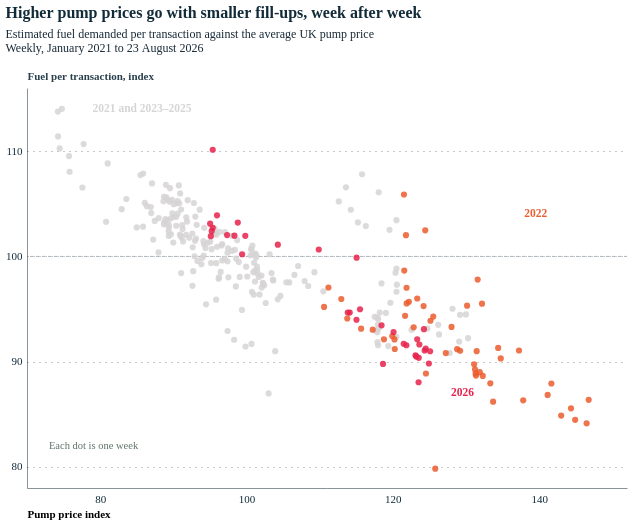

Here is the notebook cell this chart was saved with:
### Code cell
chart_2 = f2()
display(chart_2)
png_path = output_dir / "fuel_2_scatter.png"
svg_path = output_dir / "fuel_2_scatter.svg"
chart_2.save(str(png_path), scale_factor=3)
chart_2.save(str(svg_path))
print(f"Saved: {png_path}")
print(f"Saved: {svg_path}")

### Figure 1 — Vega-Lite specification as saved in the notebook (floating-point values rounded to 4 significant figures; data arrays with more than 128 entries replaced by an {"elided": "..."} marker saying what was removed)
{"config": {"font": "Circular Std", "mark": {"line": {"interpolate": "linear"}}, "view": {"stroke": "transparent", "width": 400, "height": 300}, "range": {"category": ["#179fdb", "#e6224b", "#f4c245", "#122b39", "#eb5c2e", "#36b7b4"], "diverging": ["#E6224B", "#E54753", "#C9C9C9", "#179FDB", "#122B39"], "heatmap": ["#C9C9C9", "#179FDB", "#0063AF", "#122B39"], "ordinal": ["#00A767", "#36B7B4", "#179FDB", "#0063AF", "#243B5A"]}, "axisX": {"labelColor": "#122b39", "tickColor": "#122b39", "domainColor": "#122b39", "domainOpacity": 0.5, "gridOpacity": 0, "labelFont": "Circular Std", "labelAngle": 0, "labelAlign": "center", "labelFontSize": 11, "labelPadding": 5, "tickCount": 10, "tickSize": 0, "title": ""}, "axisY": {"labelColor": "#122b39", "labelFont": "Circular Std", "tickColor": "#122b39", "domainColor": "#122b39", "gridColor": "#122b39", "gridDash": [1, 5], "gridOpacity": 0.5, "labelPadding": 5, "labelFontSize": 11, "domainOpacity": 0.5, "tickSize": 0, "title": null, "titleAlign": "left", "titleAngle": 0, "titleBaseline": "bottom", "titleColor": "#122b39", "titleOpacity": 0.9, "titleX": 0, "titleY": -7}}, "layer": [{"data": {"name": "data-608bd64047c69453976e2ce19c432688"}, "mark": {"type": "rule", "color": "#122b39", "opacity": 0.35, "strokeDash": [3, 3]}, "encoding": {"y": {"axis": {"domain": true, "grid": true, "tickSize": 0, "values": [80, 90, 100, 110]}, "field": "qty", "scale": {"domain": [78, 116], "nice": false}, "title": "Fuel per transaction, index", "type": "quantitative"}}}, {"data": {"name": "data-b5b5d134251845d40bc65bc9a41edd58"}, "mark": {"type": "point", "filled": true, "opacity": 0.85, "size": 38}, "encoding": {"color": {"field": "group", "legend": null, "scale": {"domain": ["2021, 2023–2025", "2022", "2026"], "range": ["#d6d4d4", "#eb5c2e", "#e6224b"]}, "sort": ["2021, 2023–2025", "2022", "2026"], "type": "nominal"}, "x": {"axis": {"domain": true, "grid": false, "tickSize": 0, "titleAlign": "left", "titleAnchor": "start", "titleAngle": 0, "values": [80, 100, 120, 140]}, "field": "price", "scale": {"domain": [70, 152], "nice": false}, "title": "Pump price index", "type": "quantitative"}, "y": {"axis": {"domain": true, "grid": true, "tickSize": 0, "values": [80, 90, 100, 110]}, "field": "qty", "scale": {"domain": [78, 116], "nice": false}, "title": "Fuel per transaction, index", "type": "quantitative"}}}, {"data": {"name": "data-3852a00a3d7aa2f88b4c2f16924066dc"}, "mark": {"type": "text", "align": "left", "baseline": "middle", "dx": 7, "fontSize": 11.5, "fontWeight": 700}, "encoding": {"color": {"field": "t", "legend": null, "scale": {"domain": ["2022", "2021 and 2023–2025", "2026"], "range": ["#eb5c2e", "rgba(93, 115, 102, 1)", "#e6224b"]}, "type": "nominal"}, "text": {"field": "t", "type": "nominal"}, "x": {"axis": {"domain": true, "grid": false, "tickSize": 0, "titleAlign": "left", "titleAnchor": "start", "titleAngle": 0, "values": [80, 100, 120, 140]}, "field": "price", "scale": {"domain": [70, 152], "nice": false}, "title": "Pump price index", "type": "quantitative"}, "y": {"axis": {"domain": true, "grid": true, "tickSize": 0, "values": [80, 90, 100, 110]}, "field": "qty", "scale": {"domain": [78, 116], "nice": false}, "title": "Fuel per transaction, index", "type": "quantitative"}}}, {"data": {"name": "data-ec751867d370c807d6a72785d23920bb"}, "mark": {"type": "text", "align": "left", "baseline": "middle", "color": "rgba(93, 115, 102, 1)", "fontSize": 10.5, "fontWeight": 400}, "encoding": {"text": {"field": "t", "type": "nominal"}, "x": {"axis": {"domain": true, "grid": false, "tickSize": 0, "titleAlign": "left", "titleAnchor": "start", "titleAngle": 0, "values": [80, 100, 120, 140]}, "field": "price", "scale": {"domain": [70, 152], "nice": false}, "title": "Pump price index", "type": "quantitative"}, "y": {"axis": {"domain": true, "grid": true, "tickSize": 0, "values": [80, 90, 100, 110]}, "field": "qty", "scale": {"domain": [78, 116], "nice": false}, "title": "Fuel per transaction, index", "type": "quantitative"}}}], "height": 400, "title": {"text": "Higher pump prices go with smaller fill-ups, week after week", "anchor": "start", "color": "#122b39", "font": "Circular Std", "fontSize": 16, "offset": 16, "subtitle": ["Estimated fuel demanded per transaction against the average UK pump price", "Weekly, January 2021 to 23 August 2026"], "subtitleColor": "rgba(24, 42, 56)", "subtitleFont": "Circular Std", "subtitleFontSize": 12, "subtitlePadding": 8}, "width": 600, "$schema": "https://vega.github.io/schema/vega-lite/v6.1.0.json", "datasets": {"data-608bd64047c69453976e2ce19c432688": [{"qty": 100}], "data-b5b5d134251845d40bc65bc9a41edd58": {"elided": "291 records"}, "data-3852a00a3d7aa2f88b4c2f16924066dc": [{"price": 137, "qty": 104, "t": "2022"}, {"price": 78, "qty": 114, "t": "2021 and 2023–2025"}, {"price": 127, "qty": 87, "t": "2026"}], "data-ec751867d370c807d6a72785d23920bb": [{"price": 73, "qty": 82, "t": "Each dot is one week"}]}}
